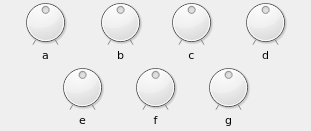
      <widget class="QWidget" name="fx_1">
       <property name="geometry">
        <rect>
         <x>0</x>
         <y>0</y>
         <width>311</width>
         <height>131</height>
        </rect>
       </property>
       <attribute name="label">
        <string>fx 1</string>
       </attribute>
       <widget class="QDial" name="fx_param_a">
        <property name="enabled">
         <bool>true</bool>
        </property>
        <property name="geometry">
         <rect>
          <x>20</x>
          <y>-3</y>
          <width>51</width>
          <height>51</height>
         </rect>
        </property>
        <property name="toolTip">
         <string/>
        </property>
        <property name="styleSheet">
         <string notr="true"/>
        </property>
        <property name="minimum">
         <number>-128</number>
        </property>
        <property name="maximum">
         <number>127</number>
        </property>
        <property name="singleStep">
         <number>1</number>
        </property>
        <property name="pageStep">
         <number>10</number>
        </property>
        <property name="value">
         <number>0</number>
        </property>
        <property name="invertedAppearance">
         <bool>false</bool>
        </property>
        <property name="notchTarget">
         <double>1000.000000000000000</double>
        </property>
        <property name="notchesVisible">
         <bool>true</bool>
        </property>
       </widget>
       <widget class="QLabel" name="label_fx_param_a">
        <property name="geometry">
         <rect>
          <x>20</x>
          <y>47</y>
          <width>51</width>
          <height>16</height>
         </rect>
        </property>
        <property name="font">
         <font>
          <family>DejaVu Sans</family>
          <pointsize>8</pointsize>
          <weight>50</weight>
          <bold>false</bold>
         </font>
        </property>
        <property name="styleSheet">
         <string notr="true"/>
        </property>
        <property name="text">
         <string>a</string>
        </property>
        <property name="alignment">
         <set>Qt::AlignCenter</set>
        </property>
       </widget>
       <widget class="QDial" name="fx_param_b">
        <property name="enabled">
         <bool>true</bool>
        </property>
        <property name="geometry">
         <rect>
          <x>95</x>
          <y>-3</y>
          <width>51</width>
          <height>51</height>
         </rect>
        </property>
        <property name="toolTip">
         <string/>
        </property>
        <property name="styleSheet">
         <string notr="true"/>
        </property>
        <property name="minimum">
         <number>-128</number>
        </property>
        <property name="maximum">
         <number>127</number>
        </property>
        <property name="singleStep">
         <number>1</number>
        </property>
        <property name="pageStep">
         <number>10</number>
        </property>
        <property name="value">
         <number>0</number>
        </property>
        <property name="invertedAppearance">
         <bool>false</bool>
        </property>
        <property name="notchTarget">
         <double>1000.000000000000000</double>
        </property>
        <property name="notchesVisible">
         <bool>true</bool>
        </property>
       </widget>
       <widget class="QLabel" name="label_fx_param_b">
        <property name="geometry">
         <rect>
          <x>95</x>
          <y>47</y>
          <width>51</width>
          <height>16</height>
         </rect>
        </property>
        <property name="font">
         <font>
          <family>DejaVu Sans</family>
          <pointsize>8</pointsize>
          <weight>50</weight>
          <bold>false</bold>
         </font>
        </property>
        <property name="styleSheet">
         <string notr="true"/>
        </property>
        <property name="text">
         <string>b</string>
        </property>
        <property name="alignment">
         <set>Qt::AlignCenter</set>
        </property>
       </widget>
       <widget class="QDial" name="fx_param_c">
        <property name="enabled">
         <bool>true</bool>
        </property>
        <property name="geometry">
         <rect>
          <x>166</x>
          <y>-3</y>
          <width>51</width>
          <height>51</height>
         </rect>
        </property>
        <property name="toolTip">
         <string/>
        </property>
        <property name="styleSheet">
         <string notr="true"/>
        </property>
        <property name="minimum">
         <number>-128</number>
        </property>
        <property name="maximum">
         <number>127</number>
        </property>
        <property name="singleStep">
         <number>1</number>
        </property>
        <property name="pageStep">
         <number>10</number>
        </property>
        <property name="value">
         <number>0</number>
        </property>
        <property name="invertedAppearance">
         <bool>false</bool>
        </property>
        <property name="notchTarget">
         <double>1000.000000000000000</double>
        </property>
        <property name="notchesVisible">
         <bool>true</bool>
        </property>
       </widget>
       <widget class="QLabel" name="label_fx_param_c">
        <property name="geometry">
         <rect>
          <x>166</x>
          <y>47</y>
          <width>51</width>
          <height>16</height>
         </rect>
        </property>
        <property name="font">
         <font>
          <family>DejaVu Sans</family>
          <pointsize>8</pointsize>
          <weight>50</weight>
          <bold>false</bold>
         </font>
        </property>
        <property name="styleSheet">
         <string notr="true"/>
        </property>
        <property name="text">
         <string>c</string>
        </property>
        <property name="alignment">
         <set>Qt::AlignCenter</set>
        </property>
       </widget>
       <widget class="QDial" name="fx_param_d">
        <property name="enabled">
         <bool>true</bool>
        </property>
        <property name="geometry">
         <rect>
          <x>240</x>
          <y>-3</y>
          <width>51</width>
          <height>51</height>
         </rect>
        </property>
        <property name="toolTip">
         <string/>
        </property>
        <property name="styleSheet">
         <string notr="true"/>
        </property>
        <property name="minimum">
         <number>-128</number>
        </property>
        <property name="maximum">
         <number>127</number>
        </property>
        <property name="singleStep">
         <number>1</number>
        </property>
        <property name="pageStep">
         <number>10</number>
        </property>
        <property name="value">
         <number>0</number>
        </property>
        <property name="invertedAppearance">
         <bool>false</bool>
        </property>
        <property name="notchTarget">
         <double>1000.000000000000000</double>
        </property>
        <property name="notchesVisible">
         <bool>true</bool>
        </property>
       </widget>
       <widget class="QLabel" name="label_fx_param_d">
        <property name="geometry">
         <rect>
          <x>240</x>
          <y>47</y>
          <width>51</width>
          <height>16</height>
         </rect>
        </property>
        <property name="font">
         <font>
          <family>DejaVu Sans</family>
          <pointsize>8</pointsize>
          <weight>50</weight>
          <bold>false</bold>
         </font>
        </property>
        <property name="styleSheet">
         <string notr="true"/>
        </property>
        <property name="text">
         <string>d</string>
        </property>
        <property name="alignment">
         <set>Qt::AlignCenter</set>
        </property>
       </widget>
       <widget class="QDial" name="fx_param_e">
        <property name="enabled">
         <bool>true</bool>
        </property>
        <property name="geometry">
         <rect>
          <x>57</x>
          <y>62</y>
          <width>51</width>
          <height>51</height>
         </rect>
        </property>
        <property name="toolTip">
         <string/>
        </property>
        <property name="styleSheet">
         <string notr="true"/>
        </property>
        <property name="minimum">
         <number>-128</number>
        </property>
        <property name="maximum">
         <number>127</number>
        </property>
        <property name="singleStep">
         <number>1</number>
        </property>
        <property name="pageStep">
         <number>10</number>
        </property>
        <property name="value">
         <number>0</number>
        </property>
        <property name="invertedAppearance">
         <bool>false</bool>
        </property>
        <property name="notchTarget">
         <double>1000.000000000000000</double>
        </property>
        <property name="notchesVisible">
         <bool>true</bool>
        </property>
       </widget>
       <widget class="QLabel" name="label_fx_param_e">
        <property name="geometry">
         <rect>
          <x>57</x>
          <y>112</y>
          <width>51</width>
          <height>16</height>
         </rect>
        </property>
        <property name="font">
         <font>
          <family>DejaVu Sans</family>
          <pointsize>8</pointsize>
          <weight>50</weight>
          <bold>false</bold>
         </font>
        </property>
        <property name="styleSheet">
         <string notr="true"/>
        </property>
        <property name="text">
         <string>e</string>
        </property>
        <property name="alignment">
         <set>Qt::AlignCenter</set>
        </property>
       </widget>
       <widget class="QDial" name="fx_param_f">
        <property name="enabled">
         <bool>true</bool>
        </property>
        <property name="geometry">
         <rect>
          <x>130</x>
          <y>62</y>
          <width>51</width>
          <height>51</height>
         </rect>
        </property>
        <property name="toolTip">
         <string/>
        </property>
        <property name="styleSheet">
         <string notr="true"/>
        </property>
        <property name="minimum">
         <number>-128</number>
        </property>
        <property name="maximum">
         <number>127</number>
        </property>
        <property name="singleStep">
         <number>1</number>
        </property>
        <property name="pageStep">
         <number>10</number>
        </property>
        <property name="value">
         <number>0</number>
        </property>
        <property name="invertedAppearance">
         <bool>false</bool>
        </property>
        <property name="notchTarget">
         <double>1000.000000000000000</double>
        </property>
        <property name="notchesVisible">
         <bool>true</bool>
        </property>
       </widget>
       <widget class="QDial" name="fx_param_g">
        <property name="enabled">
         <bool>true</bool>
        </property>
        <property name="geometry">
         <rect>
          <x>203</x>
          <y>62</y>
          <width>51</width>
          <height>51</height>
         </rect>
        </property>
        <property name="toolTip">
         <string/>
        </property>
        <property name="styleSheet">
         <string notr="true"/>
        </property>
        <property name="minimum">
         <number>-128</number>
        </property>
        <property name="maximum">
         <number>127</number>
        </property>
        <property name="singleStep">
         <number>1</number>
        </property>
        <property name="pageStep">
         <number>10</number>
        </property>
        <property name="value">
         <number>0</number>
        </property>
        <property name="invertedAppearance">
         <bool>false</bool>
        </property>
        <property name="notchTarget">
         <double>1000.000000000000000</double>
        </property>
        <property name="notchesVisible">
         <bool>true</bool>
        </property>
       </widget>
       <widget class="QLabel" name="label_fx_param_f">
        <property name="geometry">
         <rect>
          <x>130</x>
          <y>112</y>
          <width>51</width>
          <height>16</height>
         </rect>
        </property>
        <property name="font">
         <font>
          <family>DejaVu Sans</family>
          <pointsize>8</pointsize>
          <weight>50</weight>
          <bold>false</bold>
         </font>
        </property>
        <property name="styleSheet">
         <string notr="true"/>
        </property>
        <property name="text">
         <string>f</string>
        </property>
        <property name="alignment">
         <set>Qt::AlignCenter</set>
        </property>
       </widget>
       <widget class="QLabel" name="label_fx_param_g">
        <property name="geometry">
         <rect>
          <x>203</x>
          <y>112</y>
          <width>51</width>
          <height>16</height>
         </rect>
        </property>
        <property name="font">
         <font>
          <family>DejaVu Sans</family>
          <pointsize>8</pointsize>
          <weight>50</weight>
          <bold>false</bold>
         </font>
        </property>
        <property name="styleSheet">
         <string notr="true"/>
        </property>
        <property name="text">
         <string>g</string>
        </property>
        <property name="alignment">
         <set>Qt::AlignCenter</set>
        </property>
       </widget>
      </widget>
